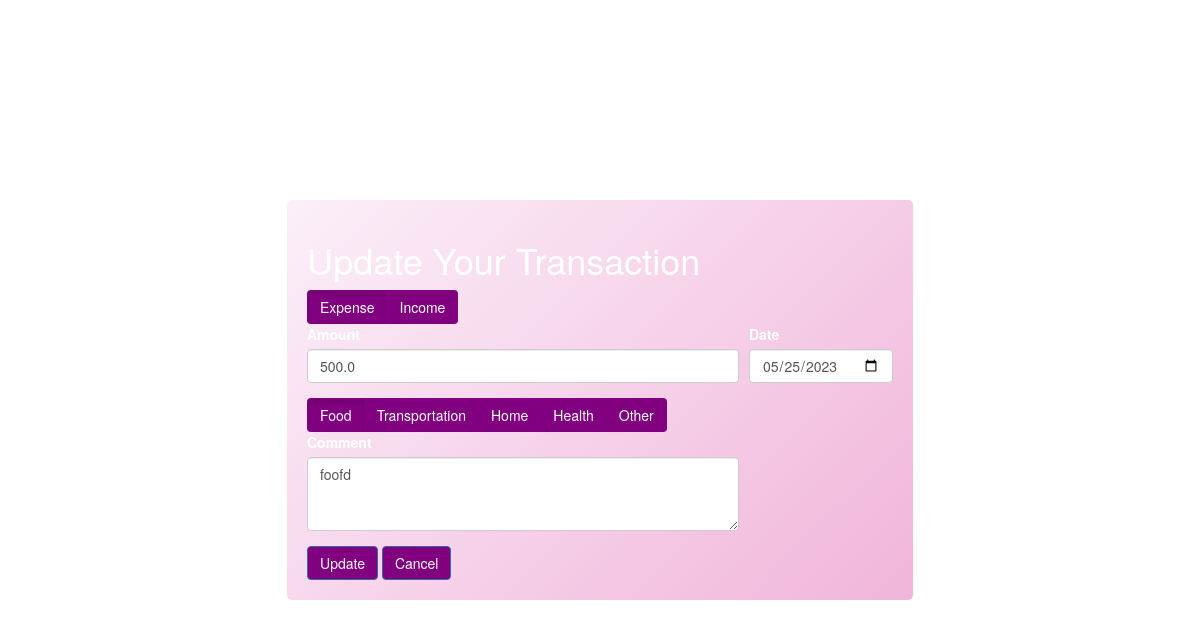
The app's page /36/update (signed in), older data.
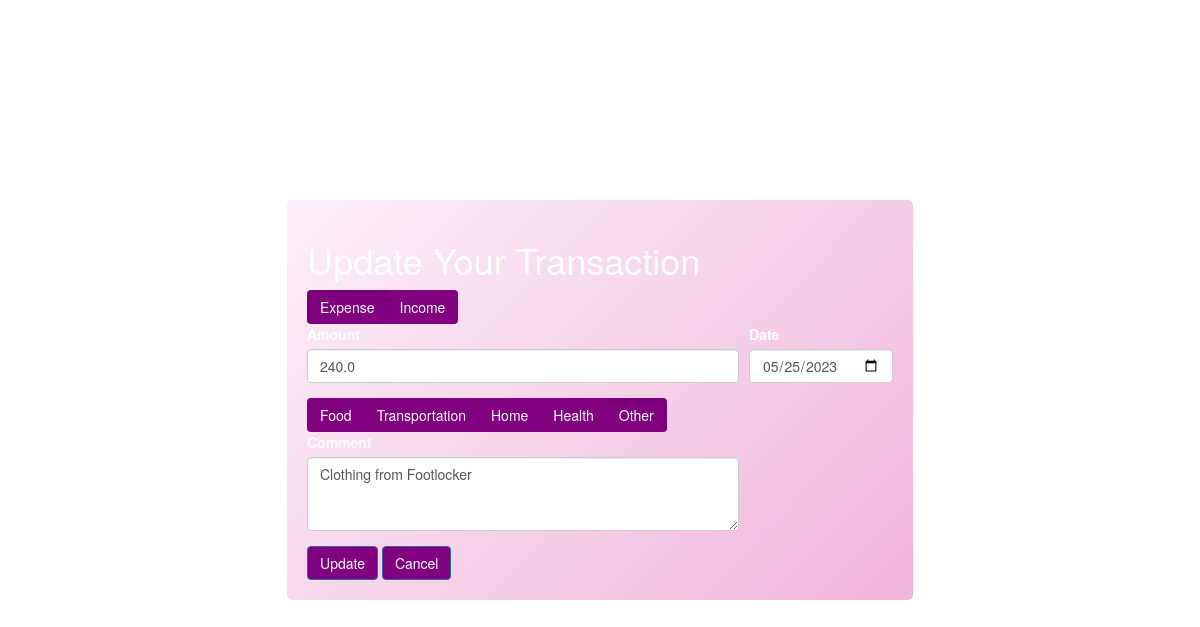
The same page, newer data.
### project/models.py (models this page shows, shortened)
class Transaction(db.Model):
    id = db.Column(db.Integer, primary_key=True)
    amt=db.Column(db.Float,nullable=False)
    tag=db.Column(db.String,nullable=False)
    comment=db.Column(db.String,nullable=True)
    trans_created=db.Column(db.Date, default=date.today())
    account_id = db.Column(db.Integer, db.ForeignKey('account.id'), nullable=False, index=True)

### project/routes.py (the view, shortened to what this page needs)
@main.route("/<int:transaction_id>/update",methods=['POST','GET'])
@login_required
def update_transaction(transaction_id):
    transaction=Transaction.query.get(transaction_id)
    account=Account.query.get(transaction.account_id)
    user=User.query.get(account.user_id)
    if current_user.id==user.id:
        if request.method=='GET':
            return render_template('update_transaction.html',transaction=transaction,user_id=user.id)
    else:
        return redirect(url_for('main.user_main_page',user_id=current_user.id))

### project/auth.py (called while the page is built)
def load_user(id):
    return User.query.get(int(id))

### project/templates/update_transaction.html (shortened to what this page needs)
<!DOCTYPE html>
<html lang="en">
  <head>
    <link
      rel="stylesheet"
      href="https://maxcdn.bootstrapcdn.com/bootstrap/3.4.1/css/bootstrap.min.css"
    />
    <link rel="stylesheet" href="{{url_for('static',filename='css/transaction_styles.css')}}" />
    <link rel="stylesheet" href="{{url_for('static',filename='css/transaction_styles.css')}}" />
  </head>
  <body>
    <div class="Add">
      <h1>Update Your Transaction</h1>
      <form action="{{ url_for('main.update_transaction',transaction_id=transaction.id) }}" method="post">
        <div class="btn-group btn-group-toggle mb-3" data-toggle="buttons">
            <label class="btn btn-secondary {% if transaction.amt < 0 %}active {% endif%}expensebtn">
                <input type="radio" name="toggle" id="option1" autocomplete="off" value="expense" checked> Expense
            </label>
            <label class="btn btn-secondary {% if transaction.amt > 0 %}active {% endif%}incomebtn">
                <input type="radio" name="toggle" id="option2" autocomplete="off" value="income"> Income
            </label>
        </div>
        <div class="gridbox">
          <div class="input-text">
            <div class="form-group">
              <label for="amount">Amount</label>
              {%if (transaction.amt<0)%}
                <input type="number" class="form-control" value='{{0-(transaction.amt)}}'id="amount" name="amount" step='0.01' min='0.00'required>
              {%else%}
                <input type="number" class="form-control" value='{{(transaction.amt)}}'id="amount" name="amount" step='0.01' min='0.00'required>
              {%endif%}
            </div>
        <div class="btn-group btn-group-toggle mb-3 expense-tags" {% if transaction.amt<0 %} style="display:flex;" {% else %} style="display:none;" {% endif %} data-toggle="buttons">
          <label for="remove-element" class="btn btn-secondary {% if transaction.tag=='Food' %}active {% endif%}">
            <input type="radio" name="tag" id="foodbtn" autocomplete="off" value="Food" checked> Food
          </label>
          <label for="remove-element" class="btn btn-secondary {% if transaction.tag == 'Transportation' %}active {% endif%}">
            <input type="radio" name="tag" id="transportationbtn" autocomplete="off" value="Transportation"> Transportation
          </label>
          <label for="remove-element" class="btn btn-secondary {% if transaction.tag == 'home' %}active {% endif%}">
            <input type="radio" name="tag" id="homebtn" autocomplete="off" value="Home"> Home
          </label>
          <label for="remove-element" class="btn btn-secondary {% if transaction.tag == 'Health' %}active {% endif%}">
            <input type="radio" name="tag" id="healthbtn" autocomplete="off" value="Health"> Health
          </label>
          <label class="btn btn-secondary {% if transaction.amt<0 and transaction.tag == 'Other'%}active {% endif%}">
            <input type="radio" name="tag" id="otherbtn" autocomplete="off" value="Other"> Other
          </label>
        </div>
            <div class="form-group">
              <label for="comment">Comment</label>
              <textarea class="form-control" id="comment" name="comment" rows="3">{{transaction.comment}}</textarea>
            </div>
          </div>
          <div class="input-date">
            <div class="form-group">
              <label for="date">Date</label>
              <input type="date" class="form-control" id="date" name="date" value='{{transaction.trans_created}}' required>
            </div>
          </div>
        </div>
        <button type="submit" class="btn btn-primary">Update</button>
        <a href="{{url_for('main.view_transaction',transaction_id=transaction.id)}}"><button type="button" formnovalidate class="btn btn-primary">Cancel</button></a>
      </div>
  </body>
</html>

Row changes from the older to the newer data that the page shows:
changed Transaction: amount "500.0" → "240.0"; comment "foofd" → "Clothing from Footlocker"
